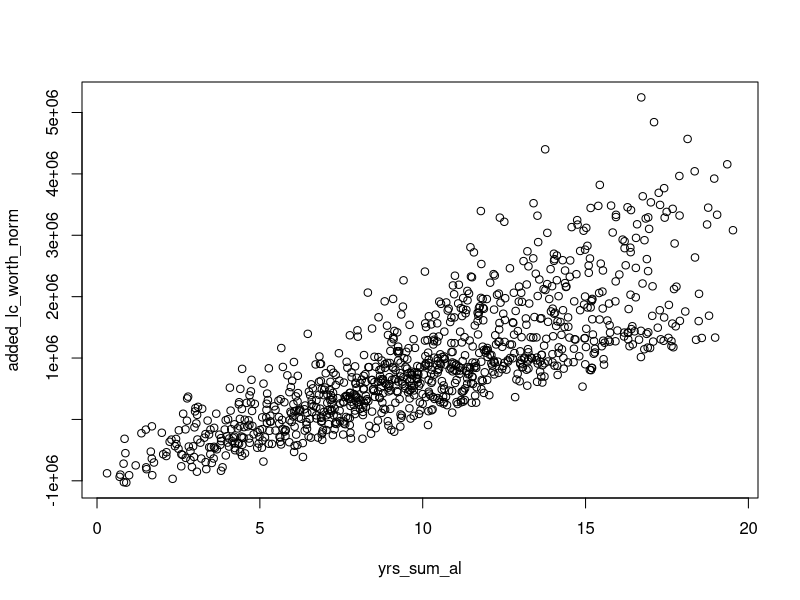
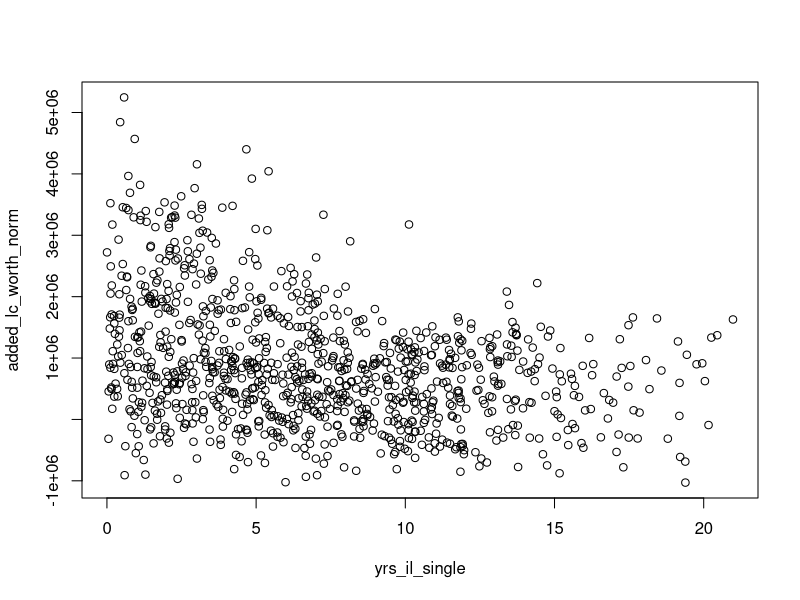
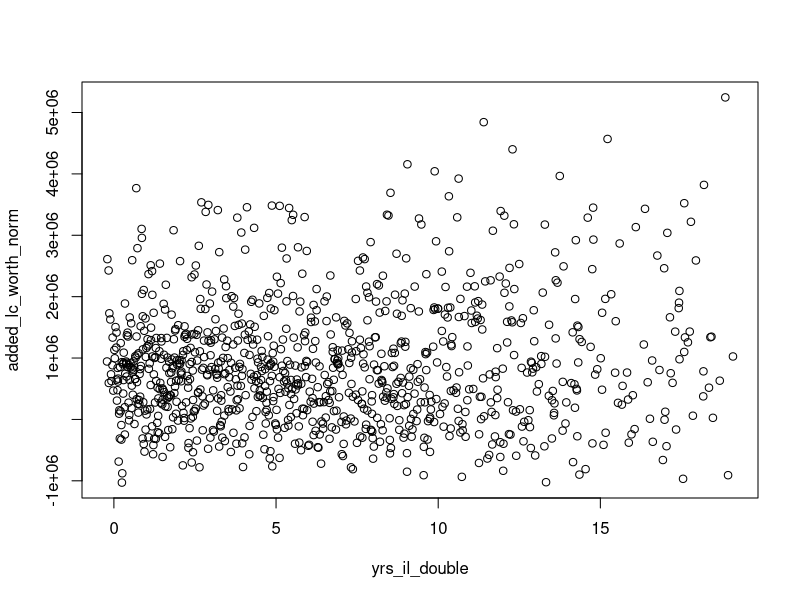
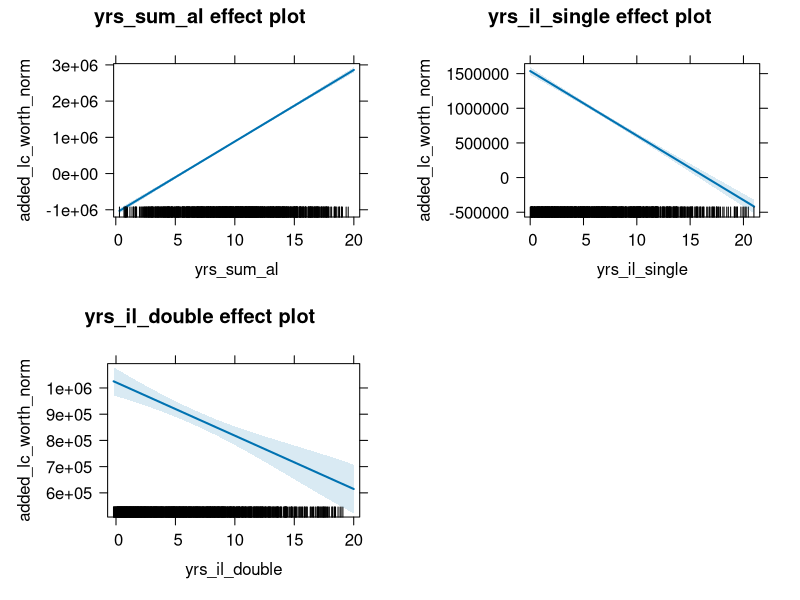

The R source for these figures, in order: (Note: this script raises an error after producing the figures.)
# Taylor Community Data Analysis
# 31-Mar-2026

# SETUP ####
# load packages
library(lubridate)
library(readxl)
library(ggplot2)
library(tidyr)
library(effects)
library(dplyr)
library(zoo) # rollmean
 
 
# Import Data
D <- read.csv("lhs_taylor_results.csv")
plot( added_lc_worth_norm ~ yrs_sum_al, data=D)
lm_sum_al <- lm(yrs_sum_al ~ added_lc_worth_norm, data=D)
summary(lm_sum_al)

plot(added_lc_worth_norm ~ yrs_il_single, data=D)
lm_sum_il_single <- lm(yrs_il_single ~ added_lc_worth_norm, data=D)
summary(lm_sum_il_single)

plot(added_lc_worth_norm ~ yrs_il_double, data=D)
lm_sum_il_double <- lm(yrs_il_double ~ added_lc_worth_norm, data=D)
summary(lm_sum_il_double)


glm_anD <- glm(added_lc_worth_norm ~ yrs_sum_al + yrs_il_single + yrs_il_double, family=gaussian, data=D)
summary(glm_anD)
plot(allEffects(glm_anD))

#install.packages("leaps")
library(leaps)
#install.packages("regsubsets")
#library(regsubsets)
model_added <- leaps::regsubsets(added_lc_worth_norm ~ yrs_sum_al + yrs_il_single +
                             yrs_il_double + total_living_yrs + elapsed_time_yrs +
                             earning_potential + earning_potential_cc	+ 
                             man_independent_yrs + woman_independent_yrs + 
                             man_assisted_yrs + woman_assisted_yrs + apy_roi + 
                             apy_cpi + roi_one_dollar_at_end + cpi_one_dollar_at_end + 
                             man_goes_to_al + woman_goes_to_al + constant_monthly_roi + 
                             constant_monthly_cpi,
                             data=D, nbest=1)
model_cc <- leaps::regsubsets(final_worth_cc_norm ~ yrs_sum_al + yrs_il_single +
                             yrs_il_double + total_living_yrs + elapsed_time_yrs +
                             earning_potential + earning_potential_cc	+ 
                             man_independent_yrs + woman_independent_yrs + 
                             man_assisted_yrs + woman_assisted_yrs + apy_roi + 
                             apy_cpi + roi_one_dollar_at_end + cpi_one_dollar_at_end + 
                             man_goes_to_al + woman_goes_to_al + constant_monthly_roi + 
                             constant_monthly_cpi,
                             data=D, nbest=1)
model_lc <- leaps::regsubsets(final_worth_lc_norm ~ yrs_sum_al + yrs_il_single +
                              yrs_il_double + total_living_yrs + elapsed_time_yrs +
                                earning_potential + earning_potential_cc	+ 
                                man_independent_yrs + woman_independent_yrs + 
                                man_assisted_yrs + woman_assisted_yrs + apy_roi + 
                                apy_cpi + roi_one_dollar_at_end + cpi_one_dollar_at_end + 
                                man_goes_to_al + woman_goes_to_al + constant_monthly_roi + 
                                constant_monthly_cpi,
                              data=D, nbest=1)

# potential more models
#final_worth_cc_norm	final_worth_lc_norm
#final_worth_norm_cc	final_worth_norm_lc	

summary_models_added <- summary(model_added)
summary(model_added)
summary_models_added$cp
summary_models_added$bic
summary_models_added$adjr2
# Find the index of the best model (e.g., minimum BIC)
which.min(summary_models_added$bic)
plot(model_added, scale = "bic") # Options: "bic", "cp", "adjr2", "r2"
coef(model_added, id = 6) # Get coefficients for the best model (e.g., model with 9 predictors)


summary_models_cc <- summary(model_cc)
summary(model_cc)
summary_models_cc$cp
summary_models_cc$bic
summary_models_cc$adjr2
# Find the index of the best model (e.g., minimum BIC)
which.min(summary_models_cc$bic)
plot(model_cc, scale = "bic") # Options: "bic", "cp", "adjr2", "r2"
coef(model_cc, id = 6) # Get coefficients for the best model (e.g., model with 9 predictors)


summary_models_lc <- summary(model_lc)
summary(model_lc)
summary_models_lc$cp
summary_models_lc$bic
summary_models_lc$adjr2
# Find the index of the best model (e.g., minimum BIC)
which.min(summary_models_lc$bic)
plot(model_lc, scale = "bic") # Options: "bic", "cp", "adjr2", "r2"
coef(model_lc, id = 6) # Get coefficients for the best model (e.g., model with 9 predictors)



######### Ranch
lm_faRa <- lm(Total.Value ~ Fin.area, data=Ra)
summary(lm_faRa)
plot(allEffects(lm_faRa))

plot(Total.Value ~ Fin.area, data=Ra)
abline(lm_faRa)


glm_Ra <- glm(Total.Value ~ Fin.area + Lot.size + Beds + Baths, family=gaussian, data=Ra)
summary(glm_Ra)
plot(allEffects(glm_Ra))

new_fa=data.frame(Fin.area=c(0, 5000))
new_Ra=predict(lm_faRa, new_fa, type="response")

######### Cape
lm_faCp <- lm(Total.Value ~ Fin.area, data=Cp)
summary(lm_faCp)
plot(allEffects(lm_faCp))

glm_Cp <- glm(Total.Value ~ Fin.area + Lot.size + Beds + Baths, family=gaussian, data=Cp)
summary(glm_Cp)
plot(allEffects(glm_Cp))

######### Colonial
lm_faCo <- lm(Total.Value ~ Fin.area, data=Co)
summary(lm_faCo)
plot(allEffects(lm_faCo))

glm_Co <- glm(Total.Value ~ Fin.area + Lot.size + Beds + Baths, family=gaussian, data=Co)
summary(glm_Co)
plot(allEffects(glm_Co))

######### Split Level
lm_faSl <- lm(Total.Value ~ Fin.area, data=Sl)
summary(lm_faSl)
plot(allEffects(lm_faSl))

glm_Sl <- glm(Total.Value ~ Fin.area + Lot.size + Beds + Baths, family=gaussian, data=Sl)
summary(glm_Sl)
plot(allEffects(glm_Sl))

#############Summarize

# Create an empty plot
plot(Ra$Fin.area, Ra$Total.Value, type="n", xlim=c(500, 5500), ylim=c(200000, 1200000), 
     xlab="Finished Area, sqft", ylab="Total Assesed Value, $", main="Wenham Neighborhood 2000")
lines(Ra$Fin.area, Ra$Total.Value, type="p", pch=1, col="red")
abline(lm_faRa, col="red")
lines(Cp$Fin.area, Cp$Total.Value, type="p", pch=2, col="blue")
abline(lm_faCp, col="blue")
lines(Co$Fin.area, Co$Total.Value, type="p", pch=3, col="green")
abline(lm_faCo, col="green")
lines(Sl$Fin.area, Sl$Total.Value, type="p", pch="S", col="black")
abline(lm_faSl, col="black")
legend("topleft", legend=c("Ranch", "Cape", "Colonial", "Split Level"), col=c("red", "blue", "green", "black"), lty=1)
